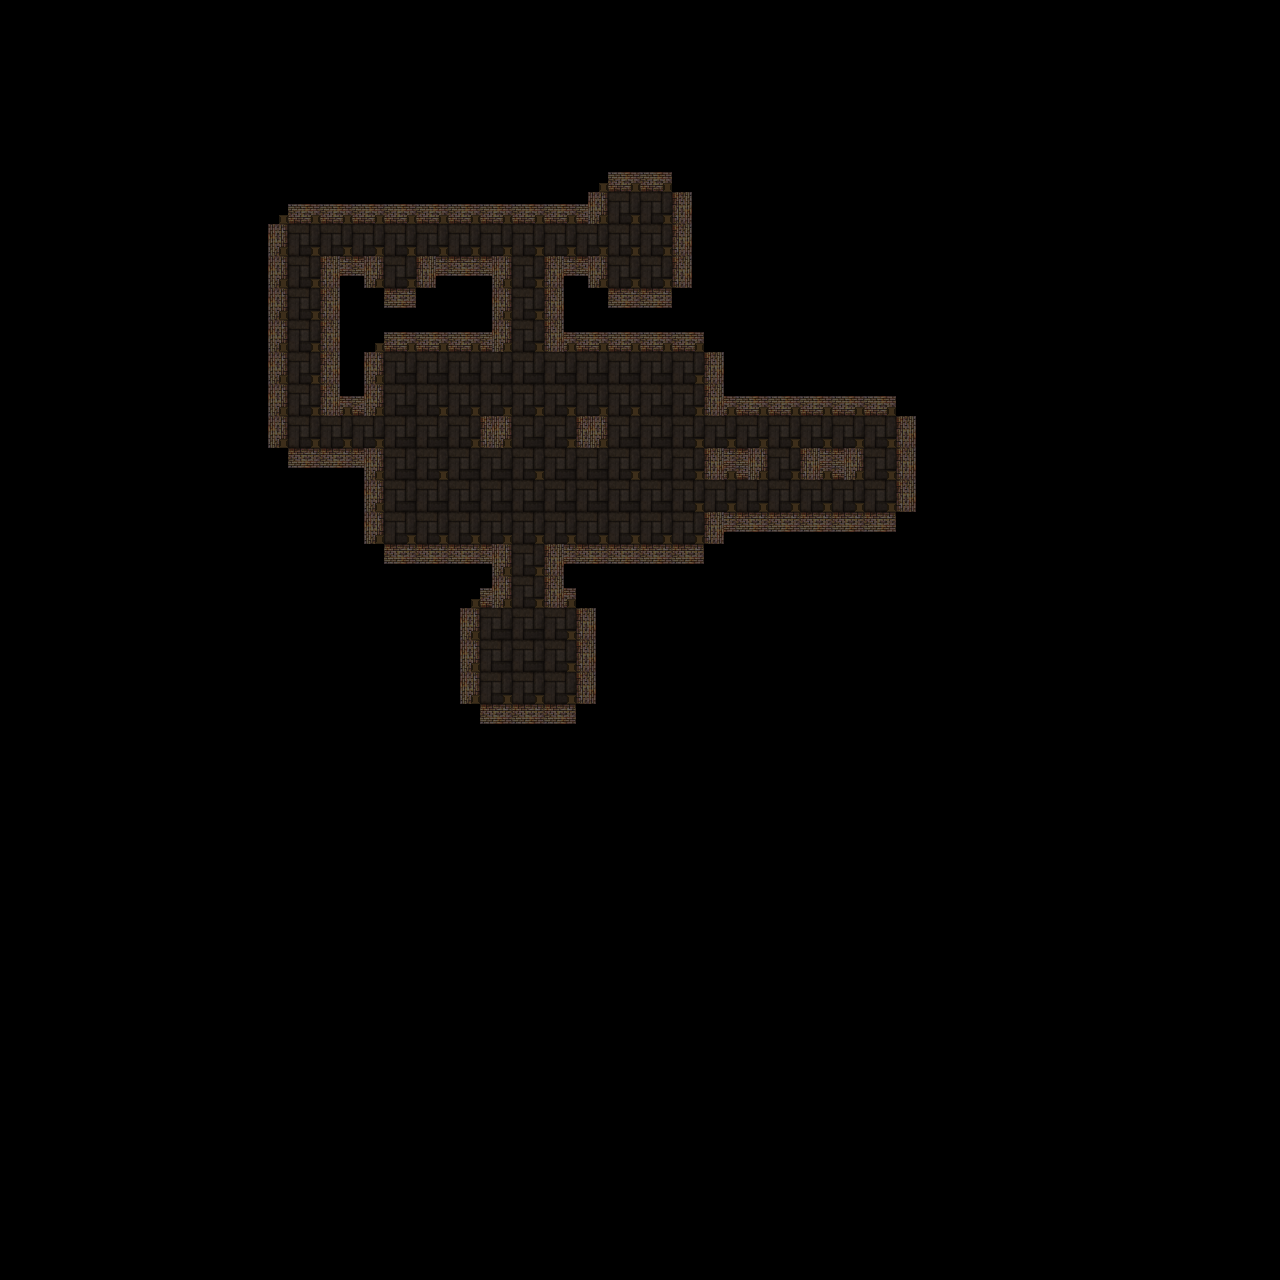

Rendered tile map (Tiled .tmx) drawn with the repository's tilesets; below, a short description and the map source with its tile grids summarised:
An orthogonal 40x40 tile map with 32x32 px tiles, 6 tile layers (floor, wallsN, wallsS, wallsE, ...), 1 hidden layer not drawn, 4 tilesets.

<map version="1.0" orientation="orthogonal" width="40" height="40" tilewidth="32" tileheight="32">
 <properties>
  <property name="name" value="testLevel10" />
 </properties>
 <tileset firstgid="1" name="floorTiles" tilewidth="32" tileheight="32">
  <image source="tilesets/floorTiles.png" width="320" height="320" />
  <tile id="0">
   <properties>
    <property name="prefabName" value="floorTile01" />
   </properties>
  </tile>
 </tileset>
 <tileset firstgid="101" name="wallTiles" tilewidth="32" tileheight="32">
  <image source="tilesets/wallTiles.png" width="320" height="320" />
  <tile id="0">
   <properties>
    <property name="prefabName" value="wallTile01" />
   </properties>
  </tile>
  <tile id="1">
   <properties>
    <property name="prefabName" value="wallTile01" />
   </properties>
  </tile>
  <tile id="2">
   <properties>
    <property name="prefabName" value="wallTile01" />
   </properties>
  </tile>
  <tile id="3">
   <properties>
    <property name="prefabName" value="wallTile01" />
   </properties>
  </tile>
 </tileset>
 <tileset firstgid="201" name="ceilingTiles" tilewidth="32" tileheight="32">
  <image source="tilesets/ceilingTiles.png" width="320" height="320" />
  <tile id="0">
   <properties>
    <property name="prefabName" value="ceilingTile01" />
   </properties>
  </tile>
 </tileset>
 <tileset firstgid="301" name="columnTiles" tilewidth="32" tileheight="32">
  <image source="tilesets/columnTiles.png" width="320" height="320" />
  <tile id="0">
   <properties>
    <property name="prefabName" value="column01" />
   </properties>
  </tile>
 </tileset>
 <layer name="floor" width="40" height="40">
  <data>[1600 cells, 113 non-empty, 1 distinct tile ids]</data>
 </layer>
 <layer name="wallsN" width="40" height="40">
  <data>[1600 cells, 37 non-empty, 1 distinct tile ids]</data>
 </layer>
 <layer name="wallsS" width="40" height="40">
  <data>[1600 cells, 37 non-empty, 1 distinct tile ids]</data>
 </layer>
 <layer name="wallsE" width="40" height="40">
  <data>[1600 cells, 27 non-empty, 1 distinct tile ids]</data>
 </layer>
 <layer name="wallsW" width="40" height="40">
  <data>[1600 cells, 27 non-empty, 1 distinct tile ids]</data>
 </layer>
 <layer name="columns" width="40" height="40">
  <data>[1600 cells, 136 non-empty, 1 distinct tile ids]</data>
 </layer>
 <layer name="ceiling" width="40" height="40" visible="0">
  <data>[1600 cells, 113 non-empty, 1 distinct tile ids]</data>
 </layer>
</map>
